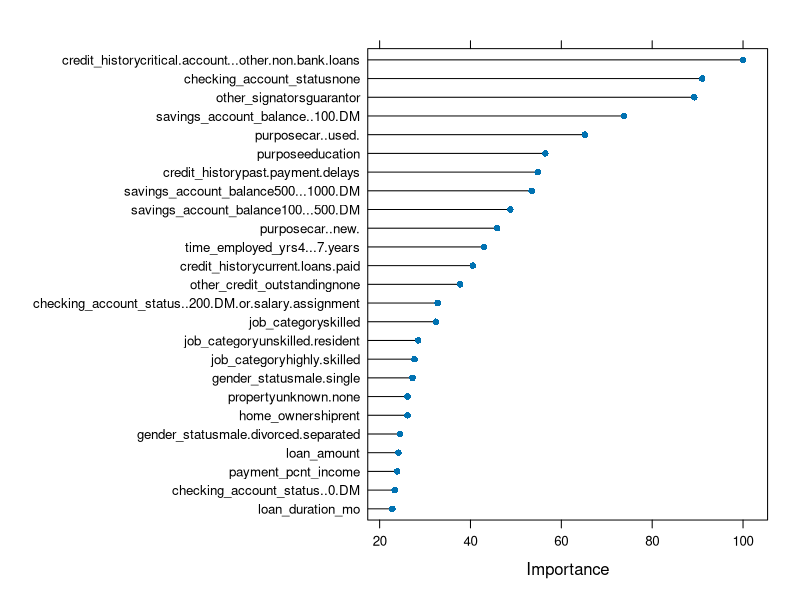

Source code (R):
# Processing start time
sink('feature_selection_output.txt')
timeStart = Sys.time()

# ADMINISTRATIVE NOTES
# Note: To describe database at any point, use str(*name*)
# Note: To clear R workspace, use rm(list = ls())
# Note: Searching R help files - RSiteSearch("character string")
# Note: To clear console, use CTRL + L 

# INSTALLING SPECIAL PACKAGES
# if("<package_name>" %in% rownames(installed.packages()) == FALSE) 
# {install.packages("<package_name>")}# Added due to error
# library(<package_name>)
# ====================

# Feature Selection
# Feature selection can be an important part of model selection. 
# In supervised learning, including features in a model which do not provide information on the label, is useless at best, and may prevent generalization at worst.
# 
# Feature selection can involve application of several methods. 
# Two important methods include:
#         
#       1. Eliminating features with low variance and zero variance. 
#          Zero variance features are comprised of the same values. 
#          Low variance features arise from features with most values the same and with few unique values. 
#          One way low variance features can arise, is from dummy variables for categories with very few members. 
#          The dummy variable will be mostly 0s with very few 1s.
#       2. Training machine learning models with features that are uninformative can create a variety of problems. 
#          An uninformative feature does not significantly improve model performance. 
#          In many cases, the noise in the uninformative features will increase the variance of the model predictions. 
#          In other words, uninformative models are likely to reduce the ability of the machine learning model to generalize.
# 
# Note: the second case of feature selection involves applying a selection statistic or hypothesis test multiple times. 
# For large number of features, this process is very likely to lead to false positive and false negative results. 
# This likely outcome is known as the multiple comparison problem in statistics.
# 
# To understand this problem, consider the decision to keep a feature in a model as a hypothesis test. 
# Any hypothesis test has some probability of both a false positive result and a false negative result. 
# Consider a case where there are 40 uninformative features which are excluded from the model with 95% confidence. 
# There will be an approximately 5% chance of accepting a feature which should be rejected. 
# In this case we would expect about 2 uninformative features to be accepted because of these errors.
# 
# You may well ask, if testing features for importance can fail with large numbers of features, what is the alternative? 
# The most general and scalable alternative is to use regularization methods. 
# Consider applying regularization methods to a linear model. 
# In this case, the machine learning algorithm learns which features should be weighted highly and which should not.
# 
# Load the dataset
# You will now apply the aforementioned principles to the bank credit data set.
# 
# As a first step, run the code in the cell below to load the required packages.
# 
# Note: If you are running in Azure Notebooks, make sure that you run the code in the setup.ipynb notebook at the start of you session to ensure your environment is correctly configured.

## Import packages

if("ggplot2" %in% rownames(installed.packages()) == FALSE) 
{install.packages("ggplot2")}
library(ggplot2)

if("repr" %in% rownames(installed.packages()) == FALSE) 
{install.packages("repr")}
library(repr)

if("dplyr" %in% rownames(installed.packages()) == FALSE) 
{install.packages("dplyr")}
library(dplyr)

if("caret" %in% rownames(installed.packages()) == FALSE) 
{install.packages("caret")}
library(caret)

if("MASS" %in% rownames(installed.packages()) == FALSE) 
{install.packages("MASS")}
library(MASS)

if("MLmetrics" %in% rownames(installed.packages()) == FALSE) 
{install.packages("MLmetrics")}
library(MLmetrics)

# Next, load the preprocessed files containing the features and the labels. 
# The preprocessing includes the following:
#         
#       1. Clean missing values.
#       2. Aggregate categories of certain categorical variables.
#
# Execute the code in the cell below to load the data frame and remove some unneeded columns.

credit = read.csv('German_Credit_Preped.csv')
credit[,'Customer_ID'] = NULL
dim(credit)
names(credit)

# Code the label
# The R Caret package computes most performance metrics using the positive cases. 
# For example, recall is a measure of correct classification of positive cases. 
# Therefore, it is important to have the coding of the label correct. 
# In this case you want to detect bad credit customers, so this category becomes the positive case. 
# 
# The code in the cell below creates a factor (categorical) variable and coerces the levels of the label column, bad_credit. 
# Execute this code.

credit$bad_credit <- ifelse(credit$bad_credit == 1, 'bad', 'good')
credit$bad_credit <- factor(credit$bad_credit, levels = c('bad', 'good'))
credit$bad_credit[1:5]

# Scale numeric features
# Cross validation is used in this notebook. 
# Therefore, the code in the cell below scales the numeric features in batch, before any splits. 
# This is done to simplify the processing for the CV folds. 
# Execute this code.
# 
# Note: Cross validation is discussed in another lab.

num_cols = c('loan_duration_mo', 'loan_amount', 'payment_pcnt_income', 'age_yrs', 'number_loans', 'dependents')
preProcValues <- preProcess(credit[,num_cols], method = c("center", "scale"))
credit[,num_cols] = predict(preProcValues, credit[,num_cols])

# Eliminate low variance features
# As a first step in selecting features from this dataset you will remove features with low variance.
# 
# In order to determine which features have low variance, categorical features must be converted to dummy variables. 
# Dummy variables encode categorical features as a set of binary variables. 
# There is one dummy variable for each possible category. For each case all of the values in the dummy variables are set to zero, except the one corresponding to the category value, which is set to one.
# 
# The dummyVars function from the Caret package creates coding to transform categorical variables to binary or dummy variables. 
# Notice that a model formula is used so that the label is not encoded as a feature. 
# The predict method is used to apply the transform.

dummies = dummyVars(bad_credit ~ . , data = credit)
credit_dummies = data.frame(predict(dummies, newdata = credit))
head(credit_dummies)
names(credit_dummies)
dim(credit_dummies)

# Notice how the original categorical features are now coded as multiple binary dummy variables. The names are expanded automatically with the original variable name and the category name. 
# There is one dummy variable for each category. Only one of these dummy variables is coded as 1 and the rest with a 0. 
# This coding method is often referred to as one hot encoding.
# 
# With the categorical features encoded, it is time to find which of these dummy variables have zero variance or near-zero variance. 
# Zero variance features have only one value for all cases. 
# Near-zero variance features have a high proportion of cases with the same value. 
# Caret uses a frequency ratio and the percentage of cases with unique values as the metrics to determine if a variable is near-zero variance. 
# The frequency ratio is the ratio of the most frequent to the next most frequent value. 
# A variable is considered near-zero variance if the frequency ratio exceeds the freqCut value or the percent unique values is less than uniqueCut.
# 
# The code in the cell below applies the nearZeroVar function and then filters for zero variance or near-zero variance features. 
# Execute this code and examine the results.

near_zero = nearZeroVar(credit_dummies, freqCut = 95/5, uniqueCut = 10, saveMetrics = TRUE)
low_variance_cols <- near_zero[(near_zero$zeroVar == TRUE) | (near_zero$nzv == TRUE), ]
low_variance_cols

# The list of near-zero variance dummy variables is displayed above. 
# These dummy variables should be removed from the feature set.
# 
# Execute the code in the cell below which filters the dummy variable data frame for the ones which are to be kept.

drops <- rownames(low_variance_cols)
credit_dummies <- credit_dummies[ , !(names(credit_dummies) %in% drops)]
names(credit_dummies)
dim(credit_dummies)
# 
# Notice that most of the near-zero variance features come from a few categorical variables. 
# As an alternative to filtering the actual dummy variables, the original categorical features can be filtered from the data frame. 
# Dummy variables are then encoded from the remaining features. 
# Execute the code in the cell below to create a data frame with these categorical features removed. 
# The step of creating new dummy variables is not shown for the sake of simplicity.

credit[,'foreign_worker'] = NULL
credit[,'purpose'] = NULL
credit[,'other_signators'] = NULL
str(credit)

# Select k best features
# The low variance features have been eliminated. 
# But, the question remains, are all these features informative? 
# There are a number of methods used to determine the importance of features. 
# Many machine learning models have specialized methods to determine feature importance specifically intended for those methods.
# 
# In this example, you will use a fairly general and robust method using cross validation. 
# The algorithm is straight forward. 
# Features are recursively removed. Cross validation is used to find the change in model performance, if any, to determine if a feature should be deleted.
# 
# The code in the cell below performs the following processing:
        
#       1. A factor vector with the label values is created.
#       2. The summary function prSummary is used. 
#          Because of the imbalance in the cost to the bank of misclassifying a bad credit customer recall is used as the model training metric.
#       3. A Caret trainControl object is defined for 10 fold cross validation using the metric summary function.
#       4. The Caret train function will train the model as follows:
#               * The features, x, and the label, y are specified.
#               * The method argument specifies the model type.
#               * The metric Recall is used together with the summary function prSummary
#               * Class weights are used to help with the class imbalance.
#               * The trainControl object is specified. Execute this code and examine the results.

str(credit)
bad_credit_factor = as.factor(credit[,'bad_credit'])

weights = ifelse(credit$bad_credit == 'bad', 0.66, 0.34)

fitControl = trainControl(method = 'cv',
        number = 10,
        classProbs = TRUE,
        summaryFunction = prSummary)

set.seed(9999)
cv_mod_recall = train(x = credit_dummies, y = bad_credit_factor,
        method = "glmnet", 
        weights = weights, 
        metric="Recall",
        trControl = fitControl)

# The Caret varImp function computes the variable importance on a 0 to 100 scale using a trained model object. 
# Execute the code in the cell below to compute and print the variable importance using the trained model.

var_imp = varImp(cv_mod_recall)
var_imp

# As an alternative to a the printed table the feature importance can be plotted. 
# Execute the code below to display the plot and examine the result.

options(repr.plot.width=8, repr.plot.height=5)
plot(var_imp, top = 25)

# Filtering by variable importance is a good way to find the features which should be pruned. 
# The code in the cell below filters the variable importance using a threshold of 4.0. 
# The code results are then displayed as a table, and the names are printed. 
# Execute the code, examine the result, and answer Question 2 on the course page.
# 
# Note: In practice you will need to try several threshold values to find a set of features where the model is not over-fit, but also has good performance.

var_imp$importance$Imp = (var_imp$importance$Overall > 4.0)
var_imp$importance[var_imp$importance$Imp == TRUE,]
row.names(var_imp$importance[var_imp$importance$Imp == TRUE,])

# To continue this process you would test a model with these features. 
# Further feature pruning can be performed based on feature importance of this next model. 
# However, if model performance is significantly reduced, features will need to be added back to the model.

# Summary
# In this lab you have performed two types of feature selection:
#         
#         1. Eliminating low variance features, which by their nature cannot be highly informative since they contain a high fraction of the same value.
#         2. Using feature importance to eliminate features which are not good predictors.
# 
# Proper feature selection is key to creating machine learning models which will generalize well.

# ====================
# Processing end time
timeEnd = Sys.time()

# Processing date and total processing time
cat(paste("","Processing end date and time",date(),"","",sep="\n"))
paste("Total processing time =",round(difftime(timeEnd,timeStart), digits=2),"seconds",sep=" ")

# Stop writing to an output file
sink()

################
